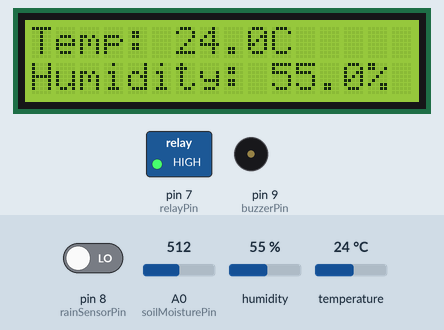
This sketch was run on a simulated Arduino Uno, built with avr-gcc and run on an emulated ATmega328P. On the bench: 16×2 character LCD, switched loads named in the sketch (green lamp = pin HIGH), buzzer (waves = sounding, pin HIGH). Inputs (shaded band) come from the test bench; at power-on: A0 (soilMoisturePin) = 512, humidity 55 %, temperature 24 °C, pin 8 (rainSensorPin) LOW. What the sketch prints to the serial monitor is not drawn.

Above: at 1.2 s.
1.3 s: A0 (soilMoisturePin) set to 681
3.4 s: A0 (soilMoisturePin) set to 709
At 4.7 s:
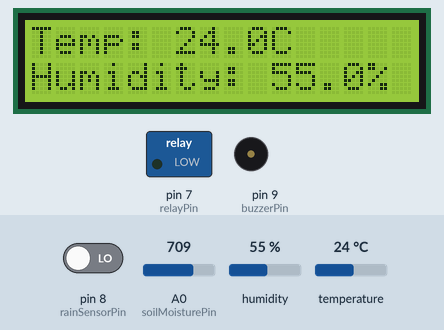
5.9 s: humidity set to 22 %
At 7.2 s:
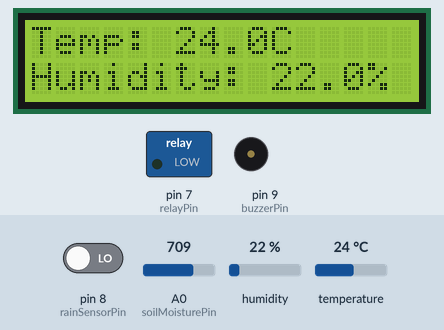
8.0 s: temperature set to 12 °C
At 9.8 s:
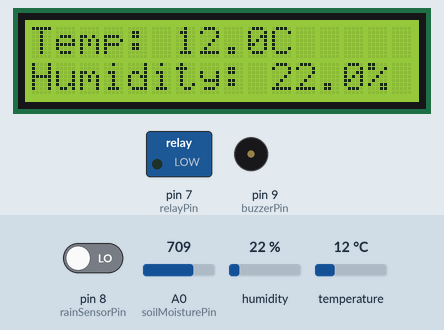
10.2 s: humidity set to 40 %
At 12.1 s:
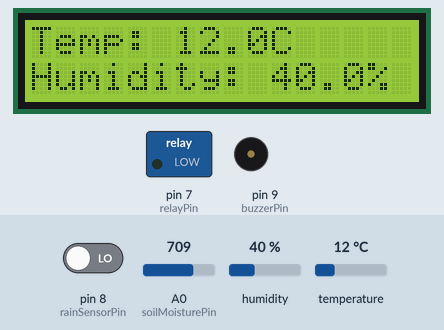
12.4 s: temperature set to 19 °C
At 13.6 s:
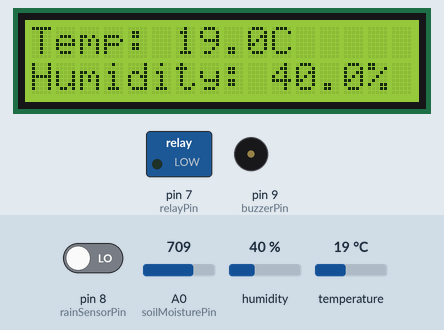
Timing chart, 0 to 15.4 s (numbered marks = the images above; inputs shaded):
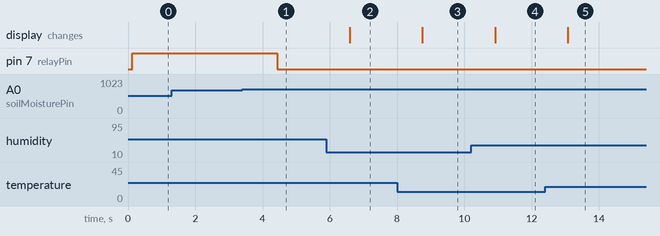

The sketch:

AUTOMATIC_IRRIGATION_CODE.ino
```cpp
#include <DHT.h>
#include <Wire.h>
#include <LiquidCrystal_I2C.h>

#define DHTPIN 6
#define DHTTYPE DHT11

DHT dht(DHTPIN, DHTTYPE);

const int soilMoisturePin = A0;
const int rainSensorPin = 8;  // Digital pin for rain sensor
const int buzzerPin = 9;      // Digital pin for buzzer
const int relayPin = 7;

LiquidCrystal_I2C lcd(0x27, 16, 2);

int soilMoistureThreshold = 700; // Adjust this value as needed
int rainThreshold = 500;         // Adjust this value based on your rain sensor readings

void setup() {
  Serial.begin(9600); // Initialize the Serial Monitor
  pinMode(relayPin, OUTPUT);
  digitalWrite(relayPin, LOW); // Ensure the water pump is initially off

  pinMode(rainSensorPin, INPUT);
  pinMode(buzzerPin, OUTPUT);

  dht.begin();
  lcd.init();
  lcd.backlight();
  lcd.setCursor(0, 0);
  lcd.print("Temp: ");
  lcd.setCursor(0, 1);
  lcd.print("Humidity: ");
}

void loop() {
  float humidity = dht.readHumidity();
  float temperature = dht.readTemperature();

  lcd.setCursor(6, 0);
  lcd.print(temperature);
  lcd.setCursor(10, 0);
  lcd.print("C");

  lcd.setCursor(10, 1);
  lcd.print(humidity);
  lcd.setCursor(14, 1);
  lcd.print("%");

  int soilMoisture = analogRead(soilMoisturePin);
  int rainSensorValue = digitalRead(rainSensorPin);

  if (soilMoisture < soilMoistureThreshold) {
    digitalWrite(relayPin, HIGH); // Turn off the water pump
    Serial.println("Pump Status: OFF");
  } else {
    digitalWrite(relayPin, LOW); // Turn on the water pump
    Serial.println("Pump Status: ON");
  }

  if (rainSensorValue > rainThreshold) {
    digitalWrite(buzzerPin, HIGH); // Activate the buzzer
    Serial.println("Rain Detected! Buzzer ON");
  } else {
    digitalWrite(buzzerPin, LOW); // Turn off the buzzer
    Serial.println("No Rain. Buzzer OFF");
  }

  Serial.print("Temperature: ");
  Serial.print(temperature);
  Serial.print("°C, Humidity: ");
  Serial.print(humidity);
  Serial.print("%, Soil Moisture: ");
  Serial.print(soilMoisture);
  Serial.print(", Rain Sensor: ");
  Serial.println(rainSensorValue);

  delay(1000); // Adjust the delay time as needed
}
```

Measured:
- the behaviour switches between 699 and 700 on A0 (soilMoisturePin) (found by bisection; images 0 and 1)
- after the input at 1.3 s, every drawn part: stays the same
- after the input at 3.4 s, pin 7 (relayPin): HIGH → LOW after 1.0 s
- after the input at 5.9 s, the display: changes after 0.70 s (image 2)
- after the input at 8.0 s, the display: changes after 0.76 s (image 3)
- after the input at 10.2 s, the display: changes after 0.71 s (image 4)
- after the input at 12.4 s, the display: changes after 0.67 s (image 5)
